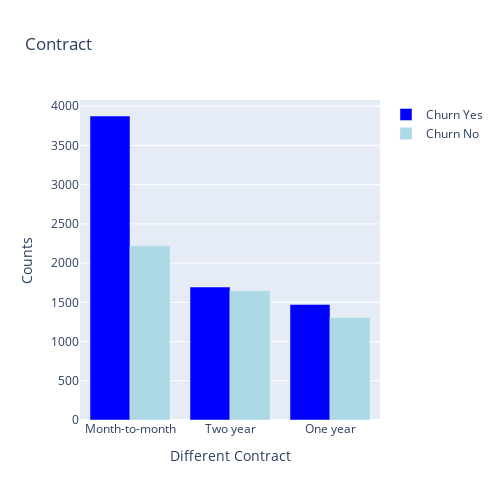

Notebook cell for this chart:
### Code cell
fig= go.Figure()
#Churn_yes
fig.add_trace(go.Bar(name='Churn Yes',
                     x=['Month-to-month', 'Two year', 'One year'],
                     y=[3875, 1695, 1473],
                     marker_color='blue'))
#Churn_no
fig.add_trace(go.Bar(name='Churn No', 
                     x=['Month-to-month', 'Two year', 'One year'], 
                     y=[2220, 1647, 1307], 
                     marker_color='lightblue'))
fig.update_layout(title='Contract',
                  autosize=False,
                  width=500,
                  height=500)
fig.update_xaxes(title='Different Contract')
fig.update_yaxes(title='Counts')
fig.show()

### Figure 1 — Plotly figure (JSON) as saved in the notebook; plotly's stock layout.template omitted (floating-point values rounded to 4 significant figures)
{"data": [{"marker": {"color": "blue"}, "name": "Churn Yes", "type": "bar", "x": ["Month-to-month", "Two year", "One year"], "y": [3875, 1695, 1473]}, {"marker": {"color": "lightblue"}, "name": "Churn No", "type": "bar", "x": ["Month-to-month", "Two year", "One year"], "y": [2220, 1647, 1307]}], "layout": {"autosize": false, "height": 500, "title": {"text": "Contract"}, "width": 500, "xaxis": {"title": {"text": "Different Contract"}}, "yaxis": {"title": {"text": "Counts"}}}}
